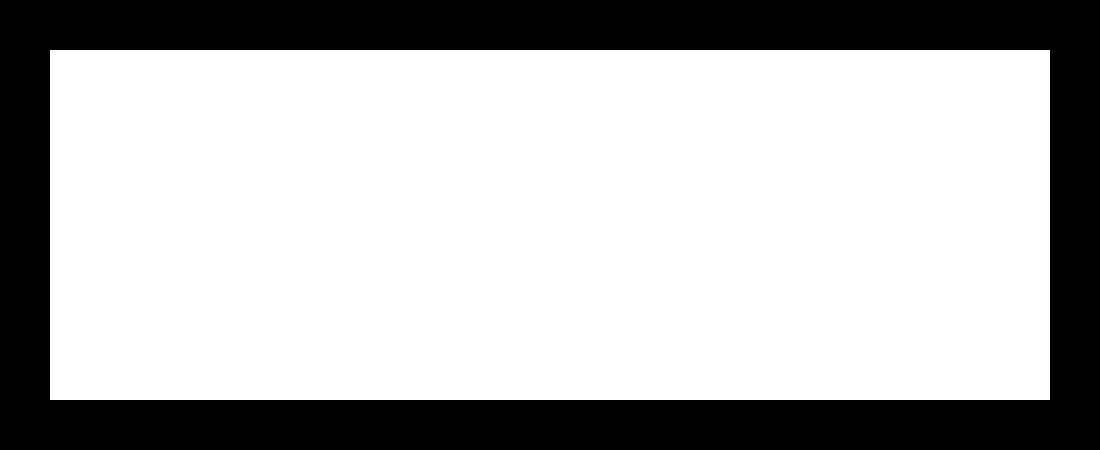
Frame 1 (no input)
Frame 60 (the mouse pressed at the canvas centre just before this capture): identical to frame 1, image omitted
Frame 120 (the mouse held since frame 60 and released just before this capture): identical to frame 1, image omitted

The Processing sketch that drew this single still picture (run headless with seeded random() and noise(); from frame 60 on, the mouse is pressed at the canvas centre):

// Processing sketch: KeyboardDynamic
// ── KeyboardDynamic.pde
/***************************************
***********Silas Gibbins. CTC***********
*********WS 2018. Assignment-3.*********
*******Follows from keyboard.pde.*******
***********This code is only************
***********programmed for Q,************
***********W and E but contains*********
************the architecture************
***********for whole keyboard***********
************expansion.******************
***************************************/

char[] fullKeyboard= new char[10 + 26 + 14 + 3]; //numbers + alphabet + extraneous
Key call;

int i;
int j;
int k;
char ch;
char filler;

void setup() {
  size(1100, 450);
  background(0);
  rectMode(CENTER);
  noStroke();
  rect(width/2, height/2, 1000, 350);
  while (i < 26) {
    for (ch = 'a'; ch <= 'z'; ch ++) {
      fullKeyboard[i] = ch;
      i++;
    }
  }
  while (j < 10) {
    for (ch = '0'; ch <= '9'; ch ++) {
      fullKeyboard[j + 26] = ch;
      j++;
    }
  }
  fullKeyboard[36] = '`';
  fullKeyboard[37] = '-';
  fullKeyboard[38] = '=';
  fullKeyboard[39] = '[';
  fullKeyboard[40] = ']';
  fullKeyboard[41] = ';';
  fullKeyboard[42] = '\'';
  fullKeyboard[43] = '#';
  fullKeyboard[44] = ',';
  fullKeyboard[45] = '.';
  fullKeyboard[46] = '/';
  fullKeyboard[47] = '\\';
  fullKeyboard[48] = '\t'; //tab key
  fullKeyboard[49] = '\b'; //backspace key
  fullKeyboard[50] = '\r'; //enter or return key
  fullKeyboard[51] = 't';
  fullKeyboard[52] = 't';
  printArray(fullKeyboard[30]);
  println("here I am writing a line of text" + fullKeyboard[49] + "is this a new line?");
}



void draw() {
  if(keyPressed) {
  for (k = 0; k < 52; k++)
    if (key == fullKeyboard[k]) {
      call = new Key(key);
      call.Keys();
    }
  }
  /*if (keyPressed) {
   for (k = 0; k < 52; k++) {
   if (fullKeyboard[k] == key) {
   call[fullKeyboard[k]].Keys();
   }
   }
   } else {
   k=52;
   */
}


void keyReleased() {
  fill(255); 
  rectMode(CENTER); 
  rect(width/2, height/2, 1000, 350);
}
// ── Key.pde
class Key {
  char now;

  Key (char temp) {
    now = temp;
  }

  void Keys() {
    rectMode(CORNER);
    if (now == 'e') {
      fill(0);
      rect(400, 100, 100, 100);
    } else if (now != 'e') {
      fill(255);
      rect(300, 100, 100, 100);
    }
    if (now == 'q') {
      fill(0);
      rect(50, 100, 100, 100);
    } else if (now != 'q') {
      fill(255);
      rect(300, 100, 100, 100);
    }
    if (now == 'w') {
      fill(0);
      rect(300, 100, 100, 100);
    } else if (now != 'w') {
      fill(255);
      rect(300, 100, 100, 100);
    }
  }
}
